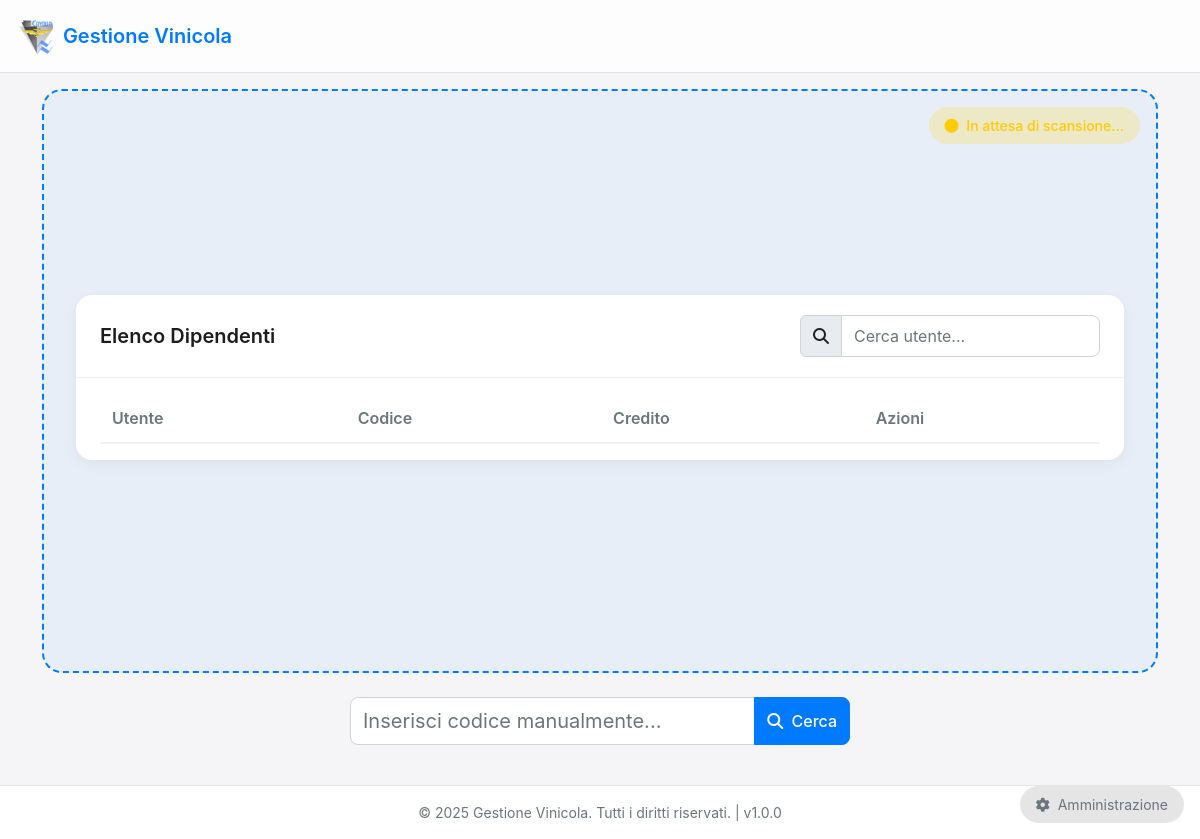
The app's page /barcode_scanner, older data.
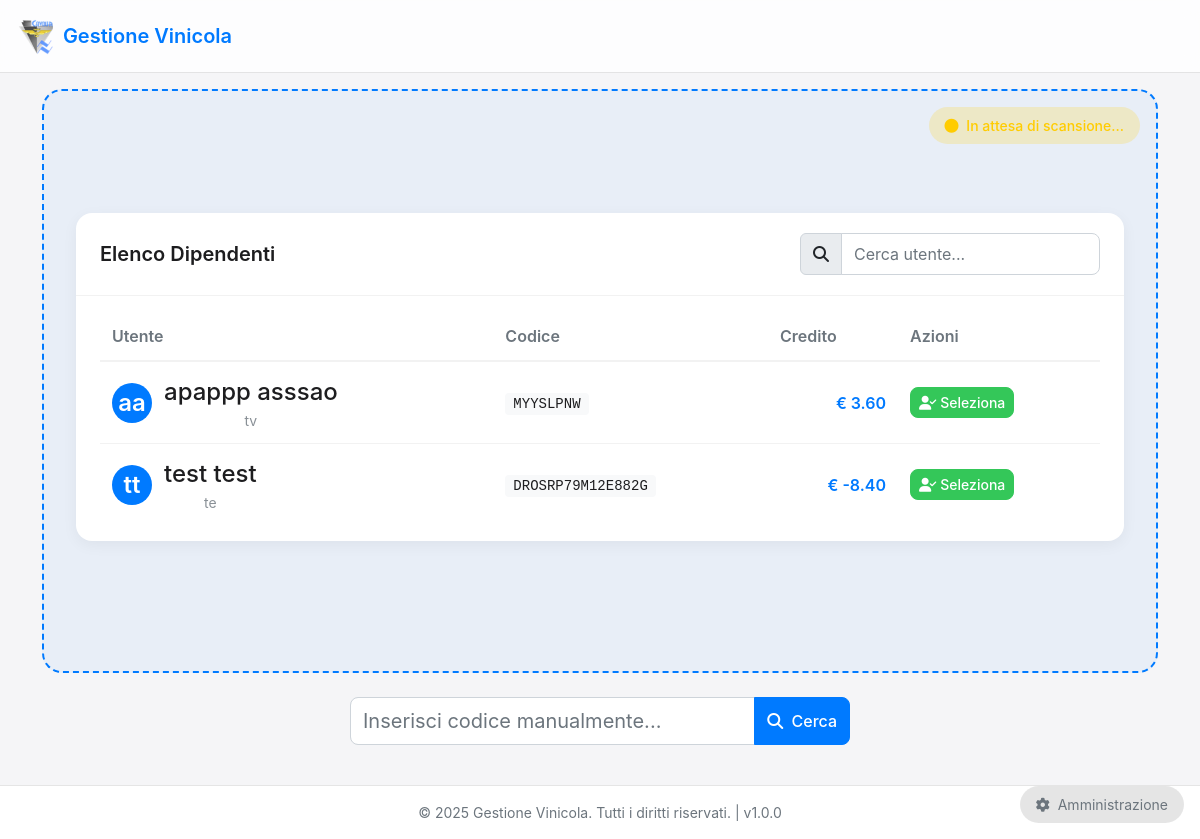
The same page, newer data.
### app.py (models this page shows, shortened)
class Employee(db.Model):
    id = db.Column(db.Integer, primary_key=True)
    code = db.Column(db.String(50), unique=True)  # Codice a barre della card
    first_name = db.Column(db.String(100))
    last_name = db.Column(db.String(100))
    rank = db.Column(db.String(100))
    credit = db.Column(db.Numeric(10, 2), default=0)
    credit_hash = db.Column(db.String(64))  # Hash per verificare l'integrità del credito
    credit_limit = db.Column(db.Numeric(10, 2), default=0)  # Limite di credito negativo consentito

### app.py (the view)
@app.route('/barcode_scanner')
def barcode_scanner():
    last_barcode = get_last_barcode()
    products = Product.query.filter_by(active=True).all()
    employees = Employee.query.order_by(Employee.last_name).all()
    return render_template(
        'barcode_scanner.html',
        last_barcode=last_barcode,
        products=products,
        employees=employees
    )

### app.py (called while the page is built)
def get_last_barcode():
    global barcode_data, barcode_lock
    with barcode_lock:
        if barcode_data:
            return barcode_data[-1]
    return None

@app.context_processor
def inject_app_info():
    now = datetime.now()
    return {
        'app_name': app.config['APP_NAME'],
        'app_version': app.config['APP_VERSION'],
        'now': now
    }

### templates/barcode_scanner.html (shortened to what this page needs)
{% extends "base.html" %}
{% block content %}
<div class="scanner-container">
    <div class="scanner-area" id="scannerArea">
        <span class="scanner-status status-waiting" id="scannerStatus">
        </span>
        <div class="employees-table-container">
            <div class="table-toolbar">
                <h3 class="table-title">Elenco Dipendenti</h3>
                <div class="table-controls">
                    <div class="input-group table-search">
                        <span class="input-group-text">
                            <i class="fas fa-search"></i>
                        </span>
                        <input type="text" class="form-control" id="searchEmployee" placeholder="Cerca utente...">
                    </div>
                </div>
            </div>
            <div class="table-wrapper">
                <table class="employees-table" id="employeesTable">
                    <thead>
                        <tr>
                            <th>Utente</th>
                            <th>Codice</th>
                            <th>Credito</th>
                            <th>Azioni</th>
                        </tr>
                    </thead>
                    <tbody>
                        {% for employee in employees %}
                        {% if employee.code != 'CASSA' %}
                        <tr class="employee-row" data-employee-id="{{ employee.id }}" data-first-name="{{ employee.first_name }}" data-last-name="{{ employee.last_name }}">
                            <td class="employee-name-cell">
                                <div class="employee-avatar">{{ employee.first_name[0] }}{{ employee.last_name[0] }}</div>
                                <div class="employee-info">
                                    <div class="employee-name">{{ employee.first_name }} {{ employee.last_name }}</div>
                                    <div class="employee-rank">{{ employee.rank }}</div>
                                </div>
                            </td>
                            <td>
                                <span class="employee-code">{{ employee.code }}</span>
                            </td>
                            <td>
                                <div class="employee-credit">€ {{ "%.2f"|format(employee.credit) }}</div>
                            </td>
                            <td>
                                <div class="table-actions">
                                    <button class="btn btn-sm btn-success select-employee-btn" data-employee-id="{{ employee.id }}">
                                        <i class="fas fa-user-check"></i> Seleziona
                                    </button>
                                </div>
                            </td>
                        </tr>
                        {% endif %}
                        {% endfor %}
                    </tbody>
                </table>
            </div>
        </div>
    </div>
    <div class="manual-input">
        <div class="input-group">
            <input type="text" id="manualBarcode" class="form-control form-control-lg"
                   placeholder="Inserisci codice manualmente..." aria-label="Barcode">
            <button class="btn btn-primary" type="button" id="submitManualBarcode">
                <i class="fas fa-search me-1"></i> Cerca
            </button>
        </div>
    </div>
</div>
<a href="{{ url_for('admin_login') }}" class="admin-link">
    <i class="fas fa-cog me-1"></i> Amministrazione
</a>
{% endblock %}

Row changes from the older to the newer data that the page shows:
added Employee: first_name "a", last_name "a", first_name "apappp", last_name "asssao", rank "tv", code "MYYSLPNW", credit "3.60"
added Employee: first_name "t", last_name "t", first_name "test", last_name "test", rank "te", code "DROSRP79M12E882G", credit "-8.40"
